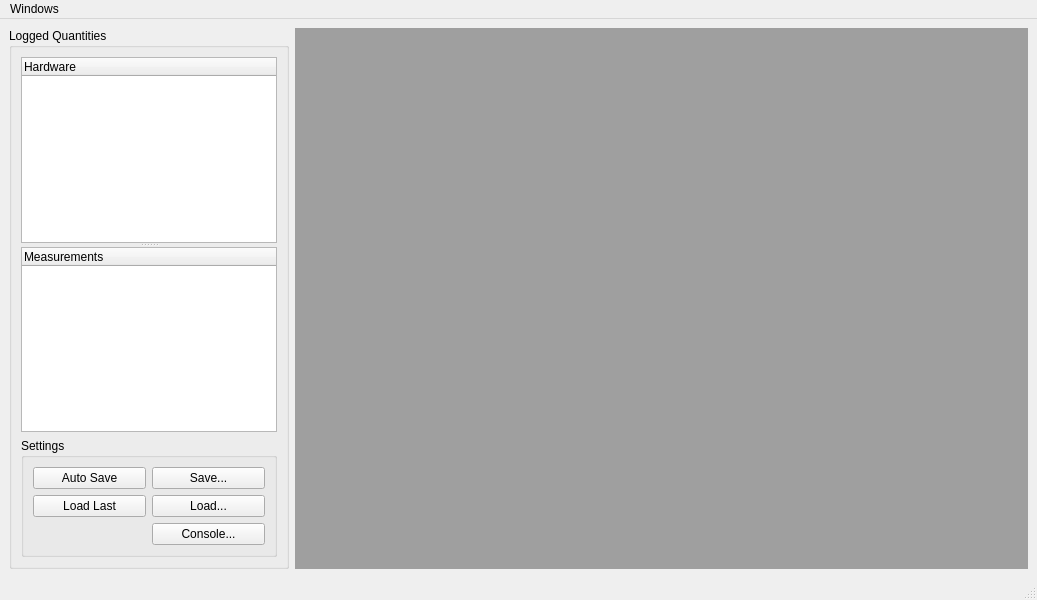
<?xml version="1.0" encoding="UTF-8"?>
<ui version="4.0">
 <class>MainWindow</class>
 <widget class="QMainWindow" name="MainWindow">
  <property name="geometry">
   <rect>
    <x>0</x>
    <y>0</y>
    <width>1037</width>
    <height>600</height>
   </rect>
  </property>
  <property name="windowTitle">
   <string>ScopeFoundry</string>
  </property>
  <property name="unifiedTitleAndToolBarOnMac">
   <bool>false</bool>
  </property>
  <widget class="QWidget" name="centralwidget">
   <layout class="QHBoxLayout" name="horizontalLayout_2" stretch="0,0">
    <item>
     <widget class="QGroupBox" name="lq_trees_groupBox">
      <property name="title">
       <string>Logged Quantities</string>
      </property>
      <layout class="QVBoxLayout" name="verticalLayout">
       <item>
        <widget class="QSplitter" name="splitter">
         <property name="orientation">
          <enum>Qt::Vertical</enum>
         </property>
         <widget class="QTreeWidget" name="hardware_treeWidget">
          <column>
           <property name="text">
            <string>Hardware</string>
           </property>
          </column>
         </widget>
         <widget class="QTreeWidget" name="measurements_treeWidget">
          <column>
           <property name="text">
            <string>Measurements</string>
           </property>
          </column>
         </widget>
        </widget>
       </item>
       <item>
        <widget class="QGroupBox" name="settings_groupBox">
         <property name="title">
          <string>Settings</string>
         </property>
         <layout class="QGridLayout" name="gridLayout_7">
          <item row="1" column="0">
           <widget class="QPushButton" name="settings_load_last_pushButton">
            <property name="text">
             <string>Load Last</string>
            </property>
           </widget>
          </item>
          <item row="0" column="0">
           <widget class="QPushButton" name="settings_autosave_pushButton">
            <property name="text">
             <string>Auto Save</string>
            </property>
           </widget>
          </item>
          <item row="0" column="1">
           <widget class="QPushButton" name="settings_save_pushButton">
            <property name="text">
             <string>Save...</string>
            </property>
           </widget>
          </item>
          <item row="1" column="1">
           <widget class="QPushButton" name="settings_load_pushButton">
            <property name="text">
             <string>Load...</string>
            </property>
           </widget>
          </item>
          <item row="2" column="1">
           <widget class="QPushButton" name="console_pushButton">
            <property name="text">
             <string>Console...</string>
            </property>
           </widget>
          </item>
         </layout>
        </widget>
       </item>
      </layout>
     </widget>
    </item>
    <item>
     <widget class="QMdiArea" name="mdiArea">
      <property name="viewMode">
       <enum>QMdiArea::TabbedView</enum>
      </property>
      <property name="documentMode">
       <bool>false</bool>
      </property>
      <property name="tabsMovable">
       <bool>true</bool>
      </property>
     </widget>
    </item>
   </layout>
  </widget>
  <widget class="QMenuBar" name="menubar">
   <property name="geometry">
    <rect>
     <x>0</x>
     <y>0</y>
     <width>1037</width>
     <height>22</height>
    </rect>
   </property>
   <widget class="QMenu" name="menuWindows">
    <property name="title">
     <string>Windows</string>
    </property>
    <addaction name="actionTabMode"/>
   </widget>
   <addaction name="menuWindows"/>
  </widget>
  <widget class="QStatusBar" name="statusbar"/>
  <action name="actionTabMode">
   <property name="text">
    <string>TabMode</string>
   </property>
  </action>
 </widget>
 <resources/>
 <connections/>
</ui>
